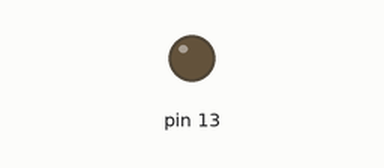
This sketch was run on a simulated Arduino Uno, built with avr-gcc and run on an emulated ATmega328P. On the bench: output pins drawn as LEDs (lit = HIGH).

Above: at 0.1 s.
At 39.1 s:
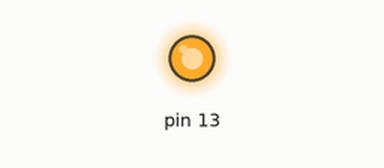
Timing chart, 0 to 40.0 s (numbered marks = the images above):
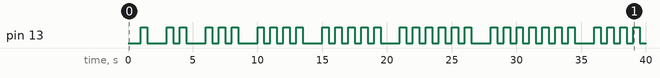

The sketch:

UnoBlinkTest.ino
```cpp
void setup(){
  pinMode(13, OUTPUT);
}
void loop(){
  int numBlinks = 36;
  for(int i=0; i<numBlinks; i++){
    for(int j=0; j<i; j++){
      digitalWrite(13, HIGH);
      delay(500);
      digitalWrite(13, LOW);
      delay(500);
    }
delay(1000);
}
}
```

Measured:
- by itself, pin 13: LOW → HIGH at 1.0 s, → LOW 0.50 s later, → HIGH 1.5 s later, → LOW 0.50 s later, … (64 changes in this stretch)
